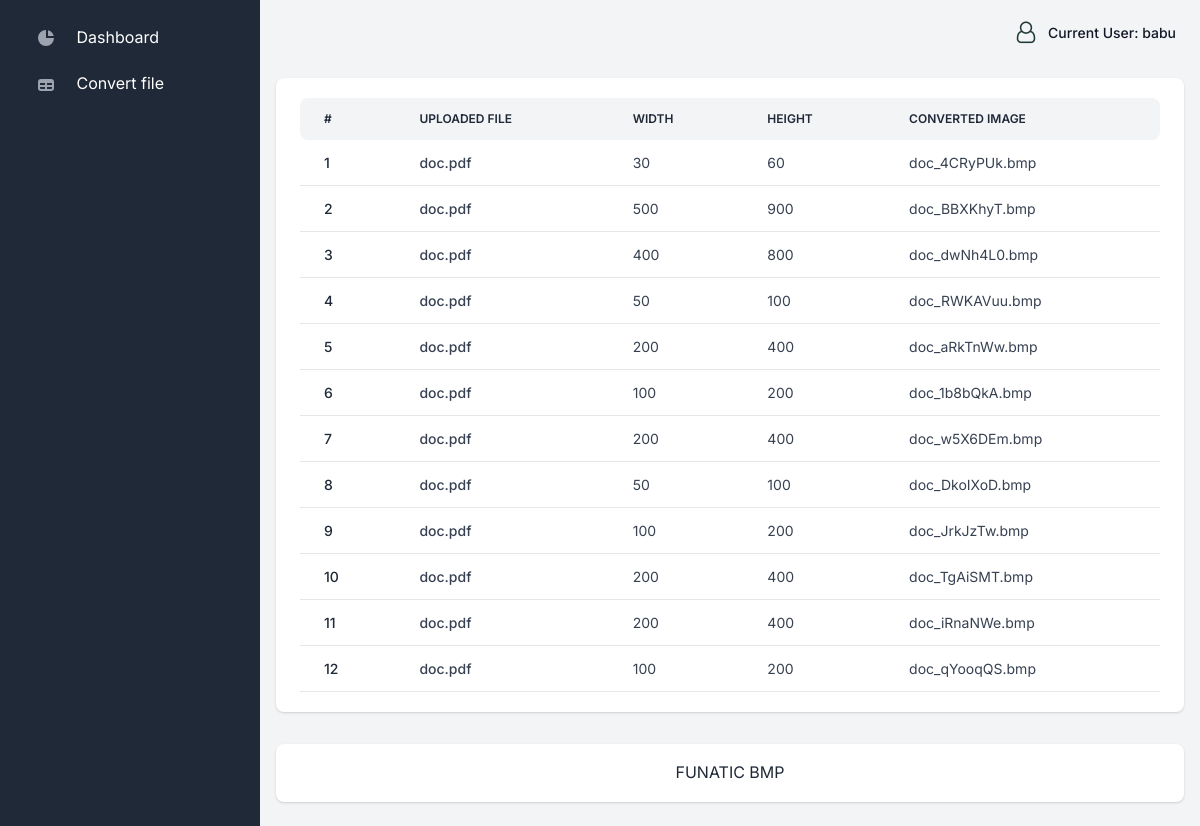
The page / (signed in) on the database its author committed.
### apps/account/models.py (models this page shows, shortened)
class UserAccount(AbstractBaseUser, PermissionsMixin):
    username = models.CharField(max_length=150, unique=True)
    email = models.EmailField()
    first_name = models.CharField(max_length=150)
    last_name = models.CharField(max_length=150)
    is_active = models.BooleanField(default=True)
    is_staff = models.BooleanField(default=False)
    date_joined = models.DateTimeField(auto_now_add=True)
    objects = UserAccountManager()
    USERNAME_FIELD = 'username'
    REQUIRED_FIELDS = ['email']

### apps/home/models.py (models this page shows, shortened)
class UploadedFile(models.Model):
    user = models.ForeignKey(User, on_delete=models.CASCADE)
    width = models.IntegerField()
    height = models.IntegerField()
    color = models.IntegerField()
    file_name = models.CharField(max_length=200)
    file = models.FileField(upload_to="files/")
    image_name = models.CharField(max_length=210, blank=True, null=True)
    image = models.ImageField(upload_to="converted_files/", blank=True, null=True)
    converted = models.BooleanField(default=False)
    class Meta:
        verbose_name_plural = 'Uploaded PDF Files'

### apps/home/views.py (the view)
# urls.py: path('', views.index, name='home'),
@login_required(login_url="/login/")
def index(request):
    objects = UploadedFile.objects.filter(user=request.user, converted=True).order_by('-id')
    return render(request, 'home/dashboard.html', {'objects': objects})

### apps/templates/home/dashboard.html (shortened to what this page needs)
{% extends "layouts/base.html" %}
{% block content %}
    <div class="row">
        <div class="col-12 my-4">
            <div class="card border-0 shadow">
                <div class="card-body">
                    <div class="table-responsive">
                        <table class="table table-centered table-nowrap mb-0 rounded">
                            <thead class="thead-light">
                                <tr>
                                    <th class="border-0 rounded-start">#</th>
                                    <th class="border-0">Uploaded File</th>
                                    <th class="border-0">Width</th>
                                    <th class="border-0">Height</th>
                                    <th class="border-0 rounded-end">Converted Image</th>
                                </tr>
                            </thead>
                            <tbody>
                                {% for obj in objects %}
                                <tr>
                                    <td><a href="#" class="text-primary fw-bold">{{ forloop.counter }}</a> </td>
                                    <td class="fw-bold d-flex align-items-center">
                                        {{ obj.file_name }}
                                    </td>
                                    <td>
                                        {{ obj.width }}
                                    </td>
                                    <td>
                                        {{ obj.height }}
                                    </td>
                                    <td>
                                        {{ obj.image_name }}
                                    </td>
                                </tr>
                                {% endfor %}
                            </tbody>
                        </table>
                    </div>
                </div>
            </div>
        </div>
    </div>
{% endblock content %}

### apps/templates/layouts/base.html (shortened to what this page needs)
<!DOCTYPE html>
<html lang="en">
<head>
<link rel="stylesheet" href="https://cdnjs.cloudflare.com/ajax/libs/font-awesome/4.7.0/css/font-awesome.min.css">
<link type="text/css" href="/static/assets/vendor/sweetalert2/dist/sweetalert2.min.css" rel="stylesheet">
<link type="text/css" href="/static/assets/vendor/notyf/notyf.min.css" rel="stylesheet">
<link type="text/css" href="/static/assets/css/volt.css" rel="stylesheet">
</head>
<body>
    {% include 'includes/sidebar.html' %}
    <main class="content">
      {% include 'includes/navigation.html' %}
      {% block content %}{% endblock content %}
      {% include 'includes/footer.html' %}
    </main>
</body>
</html>

### apps/templates/includes/sidebar.html (shortened to what this page needs)
        <nav id="sidebarMenu" class="sidebar d-lg-block bg-gray-800 text-white collapse" data-simplebar>
          <div class="sidebar-inner px-4 pt-3">
            <ul class="nav flex-column pt-3 pt-md-0">
              <li class="nav-item {% if 'dashboard' in segment %} active {% endif %}">
                <a href="/" class="nav-link">
                  <span class="sidebar-icon">
                    <svg class="icon icon-xs me-2" fill="currentColor" viewBox="0 0 20 20" xmlns="http://www.w3.org/2000/svg"><path d="M2 10a8 8 0 018-8v8h8a8 8 0 11-16 0z"></path><path d="M12 2.252A8.014 8.014 0 0117.748 8H12V2.252z"></path></svg>
                  </span>
                  <span class="sidebar-text">Dashboard</span>
                </a>
              </li>
              <li class="nav-item">
                <a href="{% url 'upload_file' %}" class="nav-link">
                  <span class="sidebar-icon">
                    <svg class="icon icon-xs me-2" fill="currentColor" viewBox="0 0 20 20" xmlns="http://www.w3.org/2000/svg"><path fill-rule="evenodd" d="M5 4a3 3 0 00-3 3v6a3 3 0 003 3h10a3 3 0 003-3V7a3 3 0 00-3-3H5zm-1 9v-1h5v2H5a1 1 0 01-1-1zm7 1h4a1 1 0 001-1v-1h-5v2zm0-4h5V8h-5v2zM9 8H4v2h5V8z" clip-rule="evenodd"></path></svg>
                  </span>
                  <span class="sidebar-text">Convert file</span>
                </a>
              </li>
            </ul>
          </div>
        </nav>

### apps/templates/includes/navigation.html (shortened to what this page needs)
<nav class="navbar navbar-top navbar-expand navbar-dashboard navbar-dark ps-0 pe-2 pb-0">
              <div class="container-fluid px-0">
                <div class="d-flex justify-content-between w-100" id="navbarSupportedContent">
                  <ul class="navbar-nav align-items-center">
                    <li class="nav-item dropdown ms-lg-3">
                      <a class="nav-link dropdown-toggle pt-1 px-0" href="#" role="button" data-bs-toggle="dropdown" aria-expanded="false">
                        <div class="media d-flex align-items-center">
                          <i class="fa fa-user-o" style="color: #1F3937; font-size: 1.35rem;"></i>
                          <div class="media-body ms-2 text-dark align-items-center d-none d-lg-block">
                            <span class="mb-0 font-small fw-bold text-gray-900">
                              Current User: <strong>{{ request.user.username }}</strong>
                            </span>
                          </div>
                        </div>
                      </a>
                    </li>
                  </ul>
                </div>
              </div>
            </nav>

### apps/templates/includes/footer.html (shortened to what this page needs)
<footer class="bg-white rounded shadow px-5 py-3 mb-4 mt-2">
    <div class="row">
        <div class="col-12 text-center text-lg-start">
            <ul class="list-inline list-group-flush list-group-borderless text-center mb-0">
                <li class="list-inline-item px-0 px-sm-2">
                    <a href="/">
                        FUNATIC BMP
                    </a>
                </li>
            </ul>
        </div>
    </div>
</footer>

### rows shown on the page
UserAccount: user.username "babu"
UploadedFile: file_name "doc.pdf", width "30", height "60", image_name "doc_4CRyPUk.bmp"
UploadedFile: file_name "doc.pdf", width "500", height "900", image_name "doc_BBXKhyT.bmp"
UploadedFile: file_name "doc.pdf", width "400", height "800", image_name "doc_dwNh4L0.bmp"
UploadedFile: file_name "doc.pdf", width "50", height "100", image_name "doc_RWKAVuu.bmp"
UploadedFile: file_name "doc.pdf", width "200", height "400", image_name "doc_aRkTnWw.bmp"
UploadedFile: file_name "doc.pdf", width "100", height "200", image_name "doc_1b8bQkA.bmp"
UploadedFile: file_name "doc.pdf", width "200", height "400", image_name "doc_w5X6DEm.bmp"
UploadedFile: file_name "doc.pdf", width "50", height "100", image_name "doc_DkoIXoD.bmp"
UploadedFile: file_name "doc.pdf", width "100", height "200", image_name "doc_JrkJzTw.bmp"
UploadedFile: file_name "doc.pdf", width "200", height "400", image_name "doc_TgAiSMT.bmp"
UploadedFile: file_name "doc.pdf", width "200", height "400", image_name "doc_iRnaNWe.bmp"
UploadedFile: file_name "doc.pdf", width "100", height "200", image_name "doc_qYooqQS.bmp"
